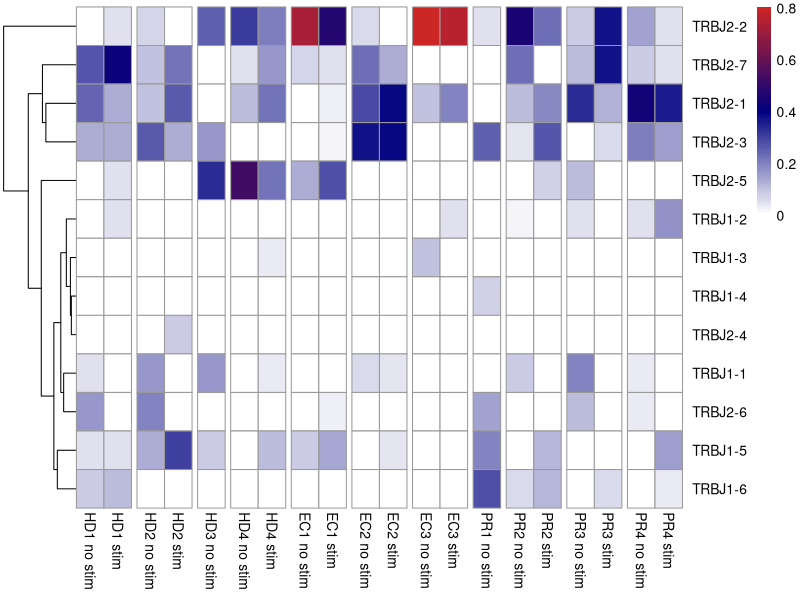

Write R code to recreate this figure.
#This code is used to create a heatmap to get the TRBJ distrubution of the patient samples under stimulated and un-stimulated conditions
#We upload the excel data and then clean the data for the relevant information. Then we find the expanded clones (defined in terms of TCRusage and CDR3a and CDR3b sequences)
#For the expanded clones, we calculate the fraction of different TRBJ and plot them as a heatmap with x-axis giving the different patients at stimulated and un-stimulated conditions and the y-axis giving the fractions of TRAJ expression 


library(readxl)
my_data <- read_xlsx("HIV data_Pooled_Final.xlsx", col_types = "text", col_names = TRUE)#The data is read
new_data1<-my_data[,-c(1,3,4,6,8,11,12,16,17,33,34,35)]#The relevant columns are selected

library(dplyr)
new_data1<-new_data1%>%filter(TRBV != "NA", TRBJ != "NA", TRAV != "NA", TRAJ !="NA", CDR3a !="NA",  CDR3b !="NA", Stimulation != "BSV18")#Get rid of columns with NA values for TCRusage and BSV18 stimulation condition
new_data1<-new_data1%>%filter(TRAV !="TRAV1-1")#Get rid of data with TRAV1-1 because MAIT cells are defined as TRAV1-2
new_data1$TCRusage <-do.call(paste0, new_data1[c("TRAV","TRAJ","TRBV","TRBJ")])#Create a new column called TCRusage which put together TRAV,TRAJ, TRBV, TRBJ

library(dplyr)
test<- count(new_data1, Subject, Stimulation, TRBJ, TCRusage,CDR3a,CDR3b)#Count the number of cells with a given TCR usage and CDR3a and CDR3b sequences


#For expanded clones
library(reshape2)
final200<-test %>% filter(n != 1)# We are interested in the expanded clones so we get rid of cells that appear once with a given TCR usage and CDR3a and CDR3b sequences

final500<-acast(final200, TRBJ~Subject+Stimulation, value.var = "n", fun.aggregate = sum)# Calculate the number of times one kind of TRBJ occurs for different patients at stimulated and un-stimulated conditions

final600<- apply(final500,2,function(x){x/sum(x)})#Calculate the fractions of different TRBJ sequence for different patients at stimulated and un-stimulated conditions 
final700<-final600[,c(8,7,10,9,11,13,12,2,1,4,3,6,5,14,16,15,18,17,20,19)]#Re-arrange the data 
colnames(final700)<-c("HD1 no stim","HD1 stim","HD2 no stim","HD2 stim","HD3 no stim","HD4 no stim","HD4 stim","EC1 no stim","EC1 stim","EC2 no stim","EC2 stim","EC3 no stim","EC3 stim","PR1 no stim","PR2 no stim","PR2 stim","PR3 no stim","PR3 stim","PR4 no stim","PR4 stim")

#Make the heatmap for the processed data
library(pheatmap)
result <-pheatmap(final700, color = colorRampPalette (c("white","navy","firebrick3"))(100), cluster_rows = TRUE, cluster_cols = FALSE,clustering_distance_rows = "euclidean", clustering_method = "complete",gaps_col =c(2,4,5,7,9,11,13,14,16,18,20))



